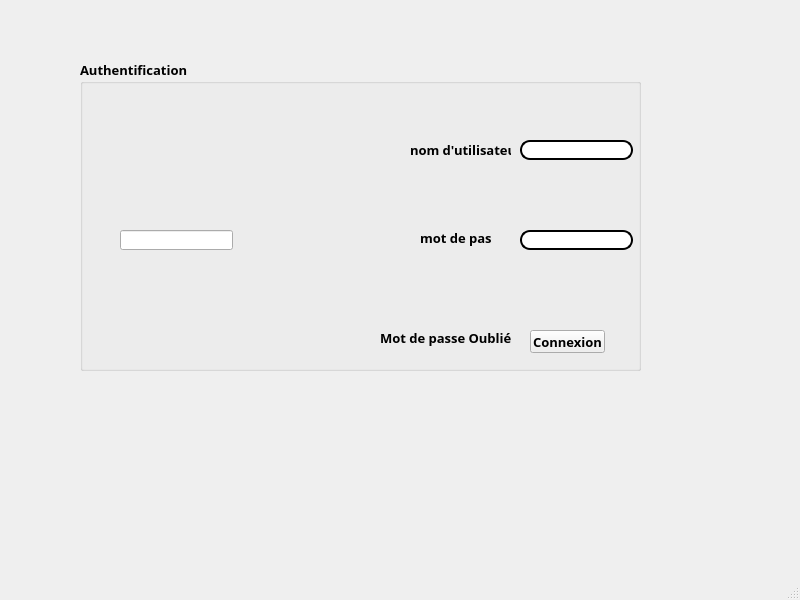
<?xml version="1.0" encoding="UTF-8"?>
<ui version="4.0">
 <class>MainWindow</class>
 <widget class="QMainWindow" name="MainWindow">
  <property name="geometry">
   <rect>
    <x>0</x>
    <y>0</y>
    <width>800</width>
    <height>600</height>
   </rect>
  </property>
  <property name="windowTitle">
   <string>MainWindow</string>
  </property>
  <widget class="QWidget" name="centralwidget">
   <widget class="QGroupBox" name="groupBox">
    <property name="geometry">
     <rect>
      <x>80</x>
      <y>60</y>
      <width>561</width>
      <height>311</height>
     </rect>
    </property>
    <property name="font">
     <font>
      <family>Bodoni MT</family>
      <pointsize>10</pointsize>
      <weight>75</weight>
      <bold>true</bold>
     </font>
    </property>
    <property name="cursor">
     <cursorShape>ArrowCursor</cursorShape>
    </property>
    <property name="contextMenuPolicy">
     <enum>Qt::DefaultContextMenu</enum>
    </property>
    <property name="title">
     <string>Authentification</string>
    </property>
    <widget class="QLineEdit" name="lineEdit_motdepass">
     <property name="geometry">
      <rect>
       <x>440</x>
       <y>170</y>
       <width>113</width>
       <height>20</height>
      </rect>
     </property>
     <property name="styleSheet">
      <string notr="true">color:black;
border-style:outset;
border-width: 2px;
border-radius: 10px</string>
     </property>
    </widget>
    <widget class="QLineEdit" name="lineEdit_nomutilisateur">
     <property name="geometry">
      <rect>
       <x>440</x>
       <y>80</y>
       <width>113</width>
       <height>20</height>
      </rect>
     </property>
     <property name="styleSheet">
      <string notr="true">color:black;
border-style:outset;
border-width: 2px;
border-radius: 10px</string>
     </property>
    </widget>
    <widget class="QLabel" name="label">
     <property name="geometry">
      <rect>
       <x>330</x>
       <y>80</y>
       <width>101</width>
       <height>20</height>
      </rect>
     </property>
     <property name="text">
      <string>nom d'utilisateur</string>
     </property>
    </widget>
    <widget class="QPushButton" name="pushButton_connexion">
     <property name="geometry">
      <rect>
       <x>450</x>
       <y>270</y>
       <width>75</width>
       <height>23</height>
      </rect>
     </property>
     <property name="text">
      <string>Connexion</string>
     </property>
    </widget>
    <widget class="QLabel" name="label_2">
     <property name="geometry">
      <rect>
       <x>340</x>
       <y>170</y>
       <width>71</width>
       <height>16</height>
      </rect>
     </property>
     <property name="text">
      <string>mot de passe</string>
     </property>
    </widget>
    <widget class="QLabel" name="label_3">
     <property name="geometry">
      <rect>
       <x>300</x>
       <y>270</y>
       <width>131</width>
       <height>16</height>
      </rect>
     </property>
     <property name="text">
      <string>Mot de passe Oublié?</string>
     </property>
    </widget>
    <widget class="QLineEdit" name="lineEdit">
     <property name="geometry">
      <rect>
       <x>40</x>
       <y>170</y>
       <width>113</width>
       <height>20</height>
      </rect>
     </property>
     <property name="autoFillBackground">
      <bool>false</bool>
     </property>
    </widget>
   </widget>
  </widget>
  <widget class="QMenuBar" name="menubar">
   <property name="geometry">
    <rect>
     <x>0</x>
     <y>0</y>
     <width>800</width>
     <height>22</height>
    </rect>
   </property>
  </widget>
  <widget class="QStatusBar" name="statusbar"/>
 </widget>
 <resources/>
 <connections/>
</ui>
